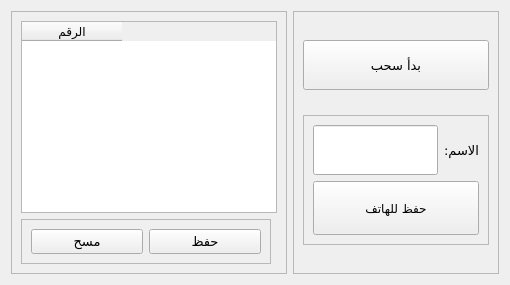
         <widget class="QWidget" name="tab_4">
          <attribute name="title">
           <string>سحب الارقام</string>
          </attribute>
          <layout class="QGridLayout" name="gridLayout_21">
           <item row="0" column="0" rowspan="2">
            <widget class="QFrame" name="frame_20">
             <property name="sizePolicy">
              <sizepolicy hsizetype="Expanding" vsizetype="Expanding">
               <horstretch>0</horstretch>
               <verstretch>0</verstretch>
              </sizepolicy>
             </property>
             <property name="frameShape">
              <enum>QFrame::StyledPanel</enum>
             </property>
             <property name="frameShadow">
              <enum>QFrame::Raised</enum>
             </property>
             <layout class="QGridLayout" name="gridLayout_22">
              <item row="0" column="0" rowspan="2" colspan="2">
               <widget class="QTableWidget" name="tableWidget">
                <property name="sizePolicy">
                 <sizepolicy hsizetype="Expanding" vsizetype="Expanding">
                  <horstretch>0</horstretch>
                  <verstretch>0</verstretch>
                 </sizepolicy>
                </property>
                <property name="layoutDirection">
                 <enum>Qt::LeftToRight</enum>
                </property>
                <property name="autoFillBackground">
                 <bool>false</bool>
                </property>
                <property name="textElideMode">
                 <enum>Qt::ElideRight</enum>
                </property>
                <column>
                 <property name="text">
                  <string>الرقم</string>
                 </property>
                </column>
               </widget>
              </item>
              <item row="2" column="0">
               <widget class="QFrame" name="frame_21">
                <property name="maximumSize">
                 <size>
                  <width>16777215</width>
                  <height>60</height>
                 </size>
                </property>
                <property name="frameShape">
                 <enum>QFrame::StyledPanel</enum>
                </property>
                <property name="frameShadow">
                 <enum>QFrame::Raised</enum>
                </property>
                <layout class="QGridLayout" name="gridLayout_24">
                 <item row="0" column="0">
                  <widget class="QPushButton" name="pushButton_44">
                   <property name="sizePolicy">
                    <sizepolicy hsizetype="Expanding" vsizetype="Expanding">
                     <horstretch>0</horstretch>
                     <verstretch>0</verstretch>
                    </sizepolicy>
                   </property>
                   <property name="font">
                    <font>
                     <family>Almarai</family>
                     <pointsize>10</pointsize>
                     <weight>50</weight>
                     <bold>false</bold>
                    </font>
                   </property>
                   <property name="cursor">
                    <cursorShape>PointingHandCursor</cursorShape>
                   </property>
                   <property name="text">
                    <string>مسح</string>
                   </property>
                   <property name="iconSize">
                    <size>
                     <width>200</width>
                     <height>50</height>
                    </size>
                   </property>
                  </widget>
                 </item>
                 <item row="0" column="1">
                  <widget class="QPushButton" name="pushButton_8">
                   <property name="sizePolicy">
                    <sizepolicy hsizetype="Expanding" vsizetype="Expanding">
                     <horstretch>0</horstretch>
                     <verstretch>0</verstretch>
                    </sizepolicy>
                   </property>
                   <property name="font">
                    <font>
                     <family>Almarai</family>
                     <pointsize>10</pointsize>
                     <weight>50</weight>
                     <bold>false</bold>
                    </font>
                   </property>
                   <property name="cursor">
                    <cursorShape>PointingHandCursor</cursorShape>
                   </property>
                   <property name="text">
                    <string>حفظ</string>
                   </property>
                   <property name="iconSize">
                    <size>
                     <width>200</width>
                     <height>50</height>
                    </size>
                   </property>
                  </widget>
                 </item>
                </layout>
               </widget>
              </item>
             </layout>
            </widget>
           </item>
           <item row="0" column="1" rowspan="2">
            <widget class="QFrame" name="frame_19">
             <property name="sizePolicy">
              <sizepolicy hsizetype="Expanding" vsizetype="Expanding">
               <horstretch>0</horstretch>
               <verstretch>0</verstretch>
              </sizepolicy>
             </property>
             <property name="maximumSize">
              <size>
               <width>250</width>
               <height>16777215</height>
              </size>
             </property>
             <property name="font">
              <font>
               <pointsize>10</pointsize>
              </font>
             </property>
             <property name="frameShape">
              <enum>QFrame::StyledPanel</enum>
             </property>
             <property name="frameShadow">
              <enum>QFrame::Raised</enum>
             </property>
             <layout class="QGridLayout" name="gridLayout_23">
              <item row="0" column="1">
               <widget class="QPushButton" name="pushButton_6">
                <property name="sizePolicy">
                 <sizepolicy hsizetype="Expanding" vsizetype="Expanding">
                  <horstretch>0</horstretch>
                  <verstretch>0</verstretch>
                 </sizepolicy>
                </property>
                <property name="maximumSize">
                 <size>
                  <width>16777215</width>
                  <height>50</height>
                 </size>
                </property>
                <property name="font">
                 <font>
                  <family>Almarai</family>
                  <pointsize>10</pointsize>
                  <weight>50</weight>
                  <bold>false</bold>
                 </font>
                </property>
                <property name="cursor">
                 <cursorShape>PointingHandCursor</cursorShape>
                </property>
                <property name="text">
                 <string>بدأ سحب</string>
                </property>
                <property name="iconSize">
                 <size>
                  <width>200</width>
                  <height>50</height>
                 </size>
                </property>
               </widget>
              </item>
              <item row="1" column="1">
               <widget class="QFrame" name="frame_22">
                <property name="sizePolicy">
                 <sizepolicy hsizetype="Expanding" vsizetype="Expanding">
                  <horstretch>0</horstretch>
                  <verstretch>0</verstretch>
                 </sizepolicy>
                </property>
                <property name="maximumSize">
                 <size>
                  <width>200</width>
                  <height>130</height>
                 </size>
                </property>
                <property name="frameShape">
                 <enum>QFrame::StyledPanel</enum>
                </property>
                <property name="frameShadow">
                 <enum>QFrame::Raised</enum>
                </property>
                <layout class="QGridLayout" name="gridLayout_25">
                 <item row="0" column="0">
                  <widget class="QLineEdit" name="lineEdit">
                   <property name="sizePolicy">
                    <sizepolicy hsizetype="Expanding" vsizetype="Expanding">
                     <horstretch>0</horstretch>
                     <verstretch>0</verstretch>
                    </sizepolicy>
                   </property>
                   <property name="maximumSize">
                    <size>
                     <width>16777215</width>
                     <height>50</height>
                    </size>
                   </property>
                   <property name="font">
                    <font>
                     <pointsize>10</pointsize>
                    </font>
                   </property>
                  </widget>
                 </item>
                 <item row="0" column="1">
                  <widget class="QLabel" name="label_15">
                   <property name="sizePolicy">
                    <sizepolicy hsizetype="Expanding" vsizetype="Expanding">
                     <horstretch>0</horstretch>
                     <verstretch>0</verstretch>
                    </sizepolicy>
                   </property>
                   <property name="maximumSize">
                    <size>
                     <width>16777215</width>
                     <height>50</height>
                    </size>
                   </property>
                   <property name="font">
                    <font>
                     <family>Almarai</family>
                     <pointsize>10</pointsize>
                     <weight>50</weight>
                     <bold>false</bold>
                    </font>
                   </property>
                   <property name="text">
                    <string>الاسم:</string>
                   </property>
                  </widget>
                 </item>
                 <item row="1" column="0" colspan="2">
                  <widget class="QPushButton" name="pushButton_45">
                   <property name="sizePolicy">
                    <sizepolicy hsizetype="Expanding" vsizetype="Expanding">
                     <horstretch>0</horstretch>
                     <verstretch>0</verstretch>
                    </sizepolicy>
                   </property>
                   <property name="maximumSize">
                    <size>
                     <width>16777215</width>
                     <height>70</height>
                    </size>
                   </property>
                   <property name="font">
                    <font>
                     <family>Almarai</family>
                     <pointsize>9</pointsize>
                     <weight>50</weight>
                     <bold>false</bold>
                    </font>
                   </property>
                   <property name="cursor">
                    <cursorShape>PointingHandCursor</cursorShape>
                   </property>
                   <property name="text">
                    <string>حفظ للهاتف</string>
                   </property>
                   <property name="iconSize">
                    <size>
                     <width>200</width>
                     <height>50</height>
                    </size>
                   </property>
                  </widget>
                 </item>
                </layout>
               </widget>
              </item>
             </layout>
            </widget>
           </item>
          </layout>
         </widget>
